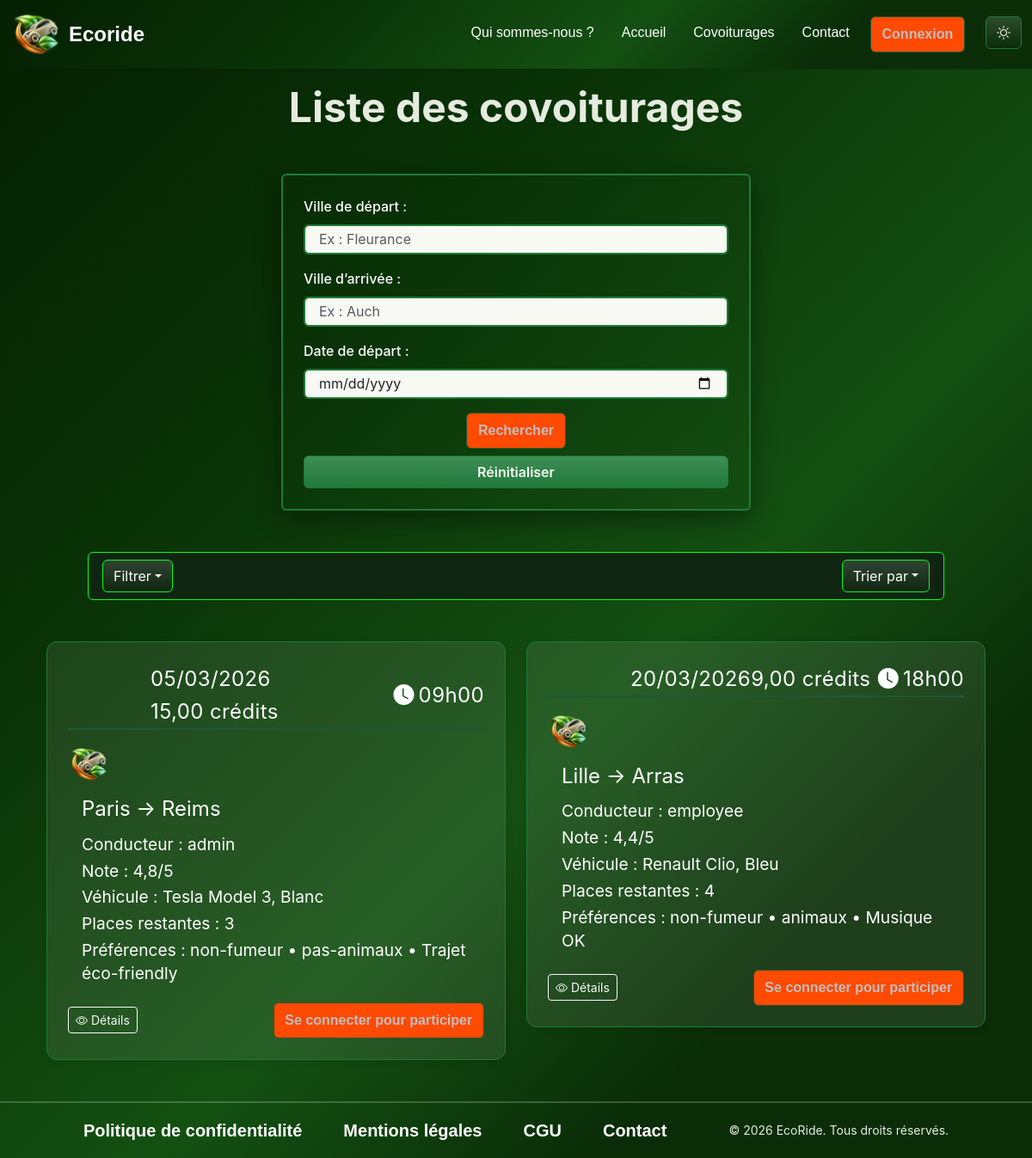
The app's page /liste-covoiturages with its own data.
### tables this page shows
CREATE TABLE IF NOT EXISTS `covoiturages` (
    `id` INT NOT NULL AUTO_INCREMENT,
    `driver_id` INT NOT NULL,
    `vehicle_id` INT NOT NULL,
    `adresse_depart` VARCHAR(255) NOT NULL,
    `adresse_arrivee` VARCHAR(255) NOT NULL,
    `depart` DATETIME NOT NULL,
    `arrivee` DATETIME NOT NULL,
    `prix` DECIMAL(10, 2) NOT NULL,
    `places_reservees` INT NOT NULL DEFAULT 0,
    `status` ENUM(
        'en_attente',
        'demarre',
        'termine',
        'annule'
    ) NOT NULL DEFAULT 'en_attente',
    `created_at` DATETIME NULL DEFAULT CURRENT_TIMESTAMP,
    PRIMARY KEY (`id`),
    KEY `fk_covoit_driver` (`driver_id`),
    KEY `fk_covoit_vehicle` (`vehicle_id`),
    KEY `idx_covoit_depart` (`depart`),
    CONSTRAINT `fk_covoit_driver` FOREIGN KEY (`driver_id`) REFERENCES `users` (`id`) ON DELETE RESTRICT ON UPDATE RESTRICT,
    CONSTRAINT `fk_covoit_vehicle` FOREIGN KEY (`vehicle_id`) REFERENCES `vehicles` (`id`) ON DELETE CASCADE ON UPDATE RESTRICT
);

CREATE TABLE IF NOT EXISTS `users` (
    `id` INT NOT NULL AUTO_INCREMENT,
    `pseudo` VARCHAR(50) NOT NULL,
    `email` VARCHAR(100) NOT NULL,
    `password` VARCHAR(255) NOT NULL,
    `role_id` INT NOT NULL DEFAULT 1,
    `is_active` TINYINT(1) NOT NULL DEFAULT 1,
    `credits` INT NULL DEFAULT 20,
    `note` DECIMAL(4, 2) NULL DEFAULT 0.00,
    `photo` VARCHAR(255) NULL,
    `created_at` DATETIME NULL DEFAULT CURRENT_TIMESTAMP,
    `travel_role` ENUM(
        'passager',
        'chauffeur',
        'les-deux'
    ) NOT NULL DEFAULT 'passager',
    `email_verified` TINYINT(1) NOT NULL DEFAULT 0,
    `email_verification_token` VARCHAR(64) NULL,
    `email_verification_expires` DATETIME NULL,
    PRIMARY KEY (`id`),
    UNIQUE KEY `ux_users_pseudo` (`pseudo`),
    UNIQUE KEY `ux_users_email` (`email`),
    KEY `fk_users_role` (`role_id`),
    CONSTRAINT `fk_users_role` FOREIGN KEY (`role_id`) REFERENCES `roles` (`id`) ON DELETE RESTRICT ON UPDATE RESTRICT
);

CREATE TABLE IF NOT EXISTS `vehicles` (
    `id` INT NOT NULL AUTO_INCREMENT,
    `user_id` INT NOT NULL,
    `marque` VARCHAR(50) NOT NULL,
    `modele` VARCHAR(50) NOT NULL,
    `couleur` VARCHAR(50) NULL,
    `immatriculation` VARCHAR(20) NOT NULL,
    `date_premiere_immatriculation` DATE NOT NULL,
    `fuel_type_id` INT NULL,
    `places_dispo` INT NOT NULL,
    `preferences` TEXT NULL,
    `custom_preferences` TEXT NULL,
    `created_at` DATETIME NULL DEFAULT CURRENT_TIMESTAMP,
    PRIMARY KEY (`id`),
    UNIQUE KEY `ux_vehicles_immat` (`immatriculation`),
    KEY `fk_vehicles_user` (`user_id`),
    KEY `fk_vehicles_fuel` (`fuel_type_id`),
    CONSTRAINT `fk_vehicles_user` FOREIGN KEY (`user_id`) REFERENCES `users` (`id`) ON DELETE CASCADE ON UPDATE RESTRICT,
    CONSTRAINT `fk_vehicles_fuel` FOREIGN KEY (`fuel_type_id`) REFERENCES `fuel_types` (`id`) ON DELETE SET NULL ON UPDATE RESTRICT
);

### src/View/pages/liste-covoiturages.php (the view, shortened to what the rows shown need)
<div class="container">
    <div class="text-center mt-3">
        <h1>Liste des covoiturages</h1>
    </div>
    <section class="rides-section pb-5">
        <div class="container">
            <div class="row row-cols-1 row-cols-md-2 g-4">
                <?php if (!empty($results)): ?>
                    <?php foreach ($results as $ride): ?>
                        <div class="col">
                            <div class="carpool-card d-flex flex-column justify-content-between">
                                <div class="card-header d-flex justify-content-between mb-3">
                                    <div class="card-info">
                                        <?php
                                        $d = new DateTime($ride['depart']);
                                        $price = number_format((float)$ride['prix'], 2, ',', ' ');
                                        ?>
                                        <span class="date"><?= $d->format('d/m/Y') ?></span>
                                        <span class="price"><?= $price ?> crédits</span>
                                    </div>
                                    <div class="card-time">
                                        <i class="bi bi-clock-fill"></i>
                                        <span><?= $d->format('H\hi') ?></span>
                                    </div>
                                </div>
                                <div class="card-body d-flex align-items-start justify-content-between flex-wrap mb-3">
                                    <?php
                                    $avatar = !empty($ride['driver_photo']) ? $ride['driver_photo'] : (defined('DEFAULT_AVATAR_URL') ? DEFAULT_AVATAR_URL : '/assets/images/logo.svg');
                                    ?>
                                    <a href="/profil/<?= (int)$ride['driver_id'] ?>" title="Voir le profil du conducteur">
                                        <img src="<?= htmlspecialchars($avatar) ?>" alt="Avatar conducteur" class="avatar rounded-circle" style="width:48px;height:48px;object-fit:cover;" onerror="this.onerror=null;this.src='<?= defined('DEFAULT_AVATAR_URL') ? DEFAULT_AVATAR_URL : '/assets/images/logo.svg' ?>';">
                                    </a>
                                    <div class="details flex-grow-1 px-3 m-auto">
                                        <h5><?= htmlspecialchars($ride['adresse_depart']) ?> → <?= htmlspecialchars($ride['adresse_arrivee']) ?></h5>
                                        <ul class="mb-0">
                                            <li>Conducteur : <strong><?= htmlspecialchars($ride['driver_pseudo'] ?? ('#' . (int)$ride['driver_id'])) ?></strong></li>
                                            <?php if (isset($ride['driver_note'])): ?>
                                                <li>Note : <?= number_format((float)$ride['driver_note'], 1, ',', ' ') ?>/5</li>
                                            <?php endif; ?>
                                            <?php if (!empty($ride['vehicle_marque']) || !empty($ride['vehicle_modele'])): ?>
                                                <li>Véhicule : <?= htmlspecialchars(trim(($ride['vehicle_marque'] ?? '') . ' ' . ($ride['vehicle_modele'] ?? ''))) ?><?php if (!empty($ride['vehicle_couleur'])): ?>, <span style="text-transform:capitalize;"><?= htmlspecialchars($ride['vehicle_couleur']) ?></span><?php endif; ?></li>
                                            <?php endif; ?>
                                            <?php if (isset($ride['places_restantes'])): ?>
                                                <li>Places restantes : <?= max(0, (int)$ride['places_restantes']) ?></li>
                                            <?php elseif (isset($ride['vehicle_places'])): ?>
                                                <li>Places dispo : <?= (int)$ride['vehicle_places'] ?></li>
                                            <?php endif; ?>
                                            <?php
                                            $prefs = [];
                                            if (!empty($ride['vehicle_preferences'])) {
                                                $prefs = array_filter(array_map('trim', explode(',', (string)$ride['vehicle_preferences'])));
                                            }
                                            if (!empty($ride['vehicle_prefs_custom'])) {
                                                $prefs[] = trim((string)$ride['vehicle_prefs_custom']);
                                            }
                                            if (!empty($prefs)):
                                            ?>
                                                <li>Préférences : <?= htmlspecialchars(implode(' • ', $prefs)) ?></li>
                                            <?php endif; ?>
                                        </ul>
                                    </div>
                                </div>
                                <div class="card-footer d-flex justify-content-between align-items-center">
                                    <a class="btn btn-outline-light btn-sm" href="/covoiturages/<?= (int)$ride['id'] ?>" title="Détails du trajet">
                                        <i class="bi bi-eye"></i> Détails
                                    </a>
                                    <div>
                                        <?php
                                        $isLogged = isset($_SESSION['user']);
                                        $isDriver = $isLogged && ((int)$ride['driver_id'] === (int)$_SESSION['user']['id']);
                                        $placesRestantes = isset($ride['places_restantes'])
                                            ? max(0, (int)$ride['places_restantes'])
                                            : (isset($ride['vehicle_places']) ? (int)$ride['vehicle_places'] : 0);
                                        $isPast = false;
                                        try {
                                            $isPast = (new DateTime($ride['depart'])) < new DateTime();
                                        } catch (Throwable $e) {
                                        }
                                        ?>
                                        <?php if (!$isLogged): ?>
                                            <button type="button" class="btn btn-inscription" data-bs-toggle="modal" data-bs-target="#authModal" data-start="login">Se connecter pour participer</button>
                                        <?php elseif ($isDriver): ?>
                                            <button class="btn btn-secondary" disabled>Vous êtes le conducteur</button>
                                        <?php elseif ($isPast): ?>
                                            <button class="btn btn-secondary" disabled>Trajet passé</button>
                                        <?php elseif ($placesRestantes <= 0): ?>
                                            <button class="btn btn-secondary" disabled>Complet</button>
                                        <?php endif; ?>
                                    </div>
                                </div>
                            </div>
                        </div>
                    <?php endforeach; ?>
                <?php endif; ?>
            </div>
        </div>
    </section>
</div>

### records on screen
covoiturages: depart "05/03/2026", prix "15,00", depart "09h00", driver.photo (picture), adresse_depart "Paris", adresse_arrivee "Reims", driver.pseudo "admin", driver.note "4,8", vehicle.modele "Tesla Model 3", vehicle.couleur "Blanc", max(0, (int)$ride['places_restantes']) "3", prefs "non-fumeur • pas-animaux • Trajet éco-friendly"
covoiturages: depart "20/03/2026", prix "9,00", depart "18h00", driver.photo (picture), adresse_depart "Lille", adresse_arrivee "Arras", driver.pseudo "employee", driver.note "4,4", vehicle.modele "Renault Clio", vehicle.couleur "Bleu", max(0, (int)$ride['places_restantes']) "4", prefs "non-fumeur • animaux • Musique OK"
